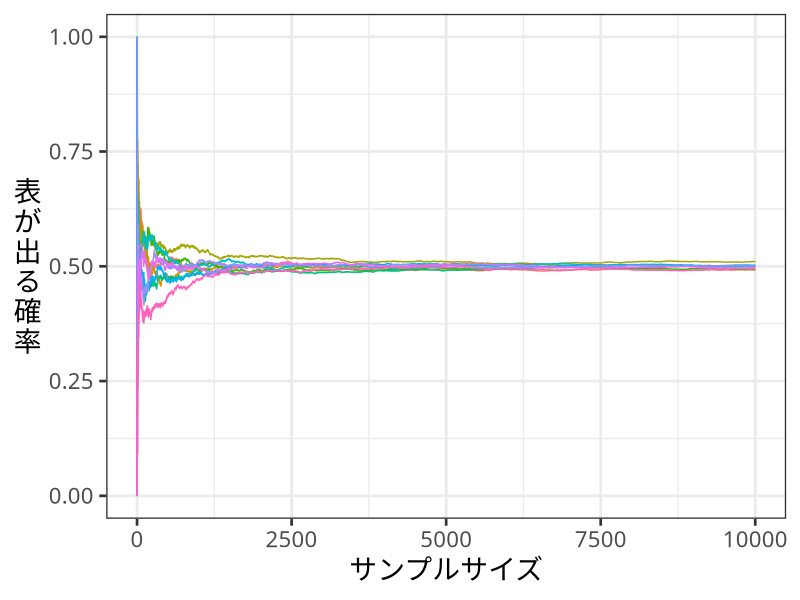

This figure's R source:
library(dplyr)
library(purrr)
library(ggplot2)
library(withr)

tate <- function(x){
  chartr("ー", "丨", x) %>%  # 長音符の処理
    strsplit(split="", .) %>% 
    sapply(paste, collapse="\n")
}

with_seed(2718,
          10 %>% 
            rerun(data.frame(x = rbinom(n = 10000, 
                                        size = 1, 
                                        prob = 0.5))) %>%
            map(mutate, cumsum = cumsum(x)) %>% 
            map(mutate, n = row_number()) %>% 
            map_dfr(mutate, prob = cumsum / n, 
                    .id = "number") %>% 
            mutate(number = number %>% 
                     as.numeric %>%
                     as.factor)) %>%
  ggplot() + 
  aes(n, prob, colour = number) +
  geom_path(show.legend = FALSE) +
  ylab(tate("表が出る確率")) +
  xlab("サンプルサイズ") +
  theme_bw(base_size = 20,
           base_family = "IPAexGothic") +
  theme(axis.title.y = element_text(angle = 0,
                                    vjust= 0.5))